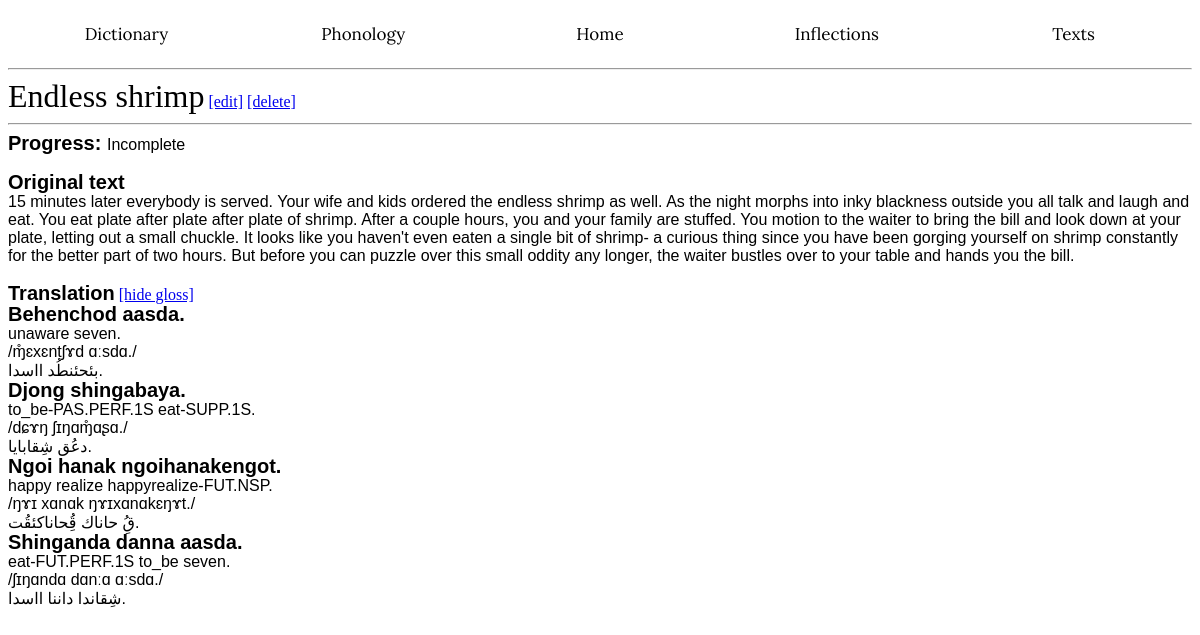
The page /texts/1/gloss on the database its author committed.
### app/models.py (models this page shows, shortened)
class Texts(db.Model):
    __tablename__ = 'Texts'
    id: so.Mapped[int] = so.mapped_column(primary_key=True)
    title: so.Mapped[str] = so.mapped_column(index=True)
    status: so.Mapped[str] = so.mapped_column(index=True)
    content: so.Mapped[str] = so.mapped_column()
    translation: so.Mapped[str] = so.mapped_column(nullable=True)

### app/routes.py (the view)
@app.route('/texts/<id>/gloss', methods=['GET', 'POST'])
def viewgloss(id):
    match = Texts.query.filter(Texts.id == id).first()
    status = ['Complete', 'Work in Progress', 'Incomplete']
    splits = re.split(r'(?<=[\.\!\?\,\-])\s*', match.translation)
    splits.pop()
    tsplits = []
    ipa = []
    con = []
    for sentence in splits:
        tsplits.append(cs.gloss(sentence))
        ipa.append(cs.ipacreate(sentence))
        con.append(cs.concreate(sentence))
    return render_template('gloss.html', match=match, status=status, splits=splits, tsplits=tsplits, ipa=ipa, con=con)

### app/templates/gloss.html (shortened to what this page needs)
<!DOCTYPE html>
<html lang="en">
<head>
</head>
<body>
{% extends "base.html" %}
{% block content %}
    <wordh1>{{ match.title }}</wordh1>
        <a href="{{ url_for('modifytext', id=match.id) }}">[edit]</a>
        <a href="{{ url_for('deletetext', id=match.id) }}">[delete]</a><hr>
    <wordh2>Progress: </wordh2><wordp>{{ match.status }}</wordp><br><br>
        <wordh2>Original text</wordh2><br><wordp>{{ match.content }}</wordp><br><br>
        <wordh2>Translation</wordh2> <a href="{{ url_for('readtext', id=match.id) }}">[hide gloss]</a><br>
        {% for portion in splits %}
            <wordh2>{{ portion }}</wordh2><br>
            <wordp>{{ tsplits[splits.index(portion)] }}</wordp><br>
            <wordp>{{ ipa[splits.index(portion)] }}</wordp><br>
            <wordp>{{ con[splits.index(portion)] }}</wordp><br>
        {% endfor %}
{% endblock %}

### app/static/style.css (style rules this page uses)
wordh1 { font-family: "Georgia", serif; color: black; font-size: 32px; }
wordh2 { font-family: "Arial", sans-serif; color: black; font-weight: bold; line-height: 20px; font-size: 20px; }
wordp { font-family: "Arial", sans-serif; color: black; font-size: 16px; }

### rows shown on the page
Texts: title "Endless shrimp", status "Incomplete", content "15 minutes later everybody is served. Your wife and kids ordered the endless shrimp as well. As the night morphs into inky blackness outside you all talk and laugh and eat. You eat plate after plate after plate of shrimp. After a couple hours, you and your family are stuffed. You motion to the waiter to bring the bill and look down at your plate, letting out a small chuckle. It looks like you haven't even eaten a single bit of shrimp- a curious thing since you have been gorging yourself on shrimp constantly for the better part of two hours. But before you can puzzle over this small oddity any longer, the waiter bustles over to your table and hands you the bill."

### other values the page prints
{{ portion }} "Behenchod aasda." "Djong shingabaya." "Ngoi hanak ngoihanakengot." "Shinganda danna aasda."
{{ tsplits[splits.index(portion)] }} "unaware seven." "to_be-PAS.PERF.1S eat-SUPP.1S." "happy realize happyrealize-FUT.NSP." "eat-FUT.PERF.1S to_be seven."
{{ ipa[splits.index(portion)] }} "/ɱ̊ɛxɛntʃɤd ɑːsdɑ./" "/dɕɤŋ ʃɪŋɑɱ̊ɑʂɑ./" "/ŋɤɪ xɑnɑk ŋɤɪxɑnɑkɛŋɤt./" "/ʃɪŋɑndɑ dɑnːɑ ɑːsdɑ./"
{{ con[splits.index(portion)] }} "بئحئنطُد ااسدا." "دعُق شِقابايا." "قُِ حاناك قُِحاناكئقُت." "شِقاندا داننا ااسدا."
